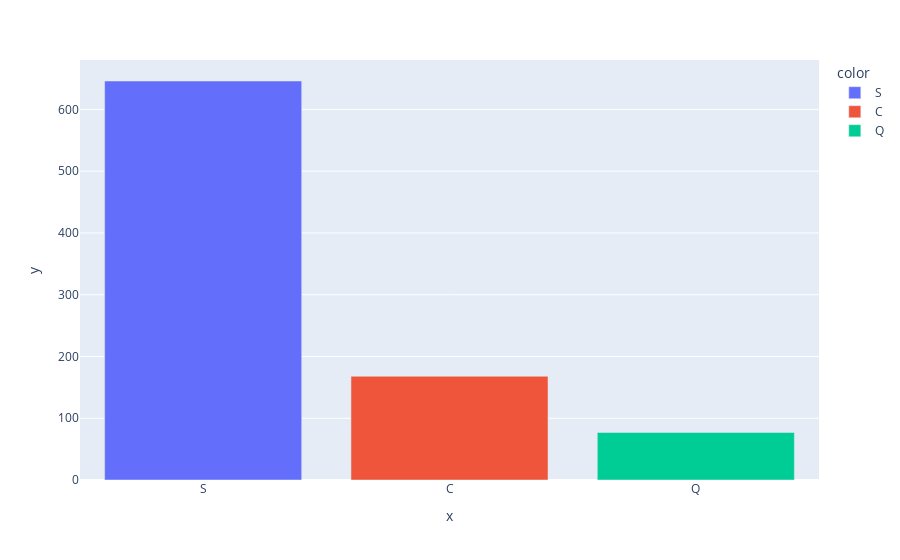

The notebook cell this image was saved under:
### Code cell
label=data['Embarked'].value_counts().keys().to_list()
values=data['Embarked'].value_counts().values.tolist()
fig=px.bar(x=label,y=values,height=500,color=label)
fig.show()

### Figure 1 — Plotly figure (JSON) as saved in the notebook; plotly's stock layout.template omitted (floating-point values rounded to 4 significant figures)
{"data": [{"alignmentgroup": "True", "hovertemplate": "color=S<br>x=%{x}<br>y=%{y}<extra></extra>", "legendgroup": "S", "marker": {"color": "#636efa", "pattern": {"shape": ""}}, "name": "S", "offsetgroup": "S", "orientation": "v", "showlegend": true, "textposition": "auto", "type": "bar", "x": ["S"], "xaxis": "x", "y": [646], "yaxis": "y"}, {"alignmentgroup": "True", "hovertemplate": "color=C<br>x=%{x}<br>y=%{y}<extra></extra>", "legendgroup": "C", "marker": {"color": "#EF553B", "pattern": {"shape": ""}}, "name": "C", "offsetgroup": "C", "orientation": "v", "showlegend": true, "textposition": "auto", "type": "bar", "x": ["C"], "xaxis": "x", "y": [168], "yaxis": "y"}, {"alignmentgroup": "True", "hovertemplate": "color=Q<br>x=%{x}<br>y=%{y}<extra></extra>", "legendgroup": "Q", "marker": {"color": "#00cc96", "pattern": {"shape": ""}}, "name": "Q", "offsetgroup": "Q", "orientation": "v", "showlegend": true, "textposition": "auto", "type": "bar", "x": ["Q"], "xaxis": "x", "y": [77], "yaxis": "y"}], "layout": {"autosize": true, "barmode": "relative", "legend": {"title": {"text": "color"}, "tracegroupgap": 0}, "margin": {"t": 60}, "xaxis": {"anchor": "y", "autorange": true, "domain": [0, 1], "range": [-0.5, 2.5], "title": {"text": "x"}, "type": "category"}, "yaxis": {"anchor": "x", "autorange": true, "domain": [0, 1], "range": [0, 680], "title": {"text": "y"}, "type": "linear"}}}
